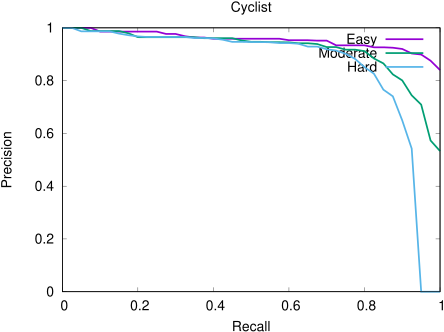

gnuplot code for this plot:
set term postscript eps enhanced color font "Helvetica" 20
set output "cyclist_detection_3D_AP.eps"
set size ratio 0.7
set xrange [0:1]
set yrange [0:1]
set xlabel "Recall"
set ylabel "Precision"
set title "Cyclist"
plot "cyclist_detection_3D_AP.txt" using 1:2 title 'Easy' with lines ls 1 lw 5,"cyclist_detection_3D_AP.txt" using 1:3 title 'Moderate' with lines ls 2 lw 5,"cyclist_detection_3D_AP.txt" using 1:4 title 'Hard' with lines ls 3 lw 5
